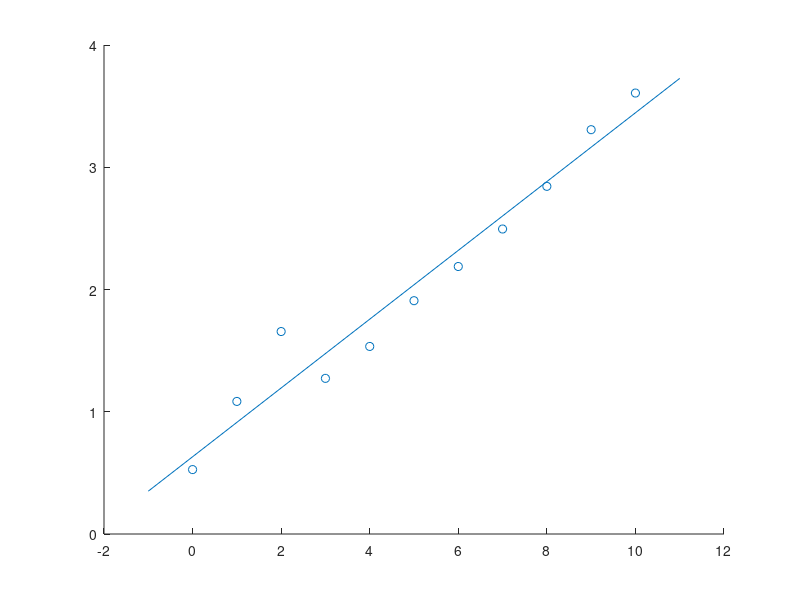

The MATLAB source for this figure:
%% regression
% input values
X=(0:10)'
% target results
Y=0.5+0.3*X+randn(size(X))*0.2
% show raw values
figure(1)
hold off
scatter(X,Y)
% extend with ones
X_ex=[ones(size(X,1),1) X]
% determine optimal parameters
theta = X_ex\Y

%% plot fit line
% plot at -1 and 11 - 2 points sufficient for a line
X2 = [-1;11]
% for testing, again extend
X2_ex = [ones(size(X2,1),1) X2]
% determine y values
Y2 = X2_ex * theta

hold on
plot(X2,Y2)